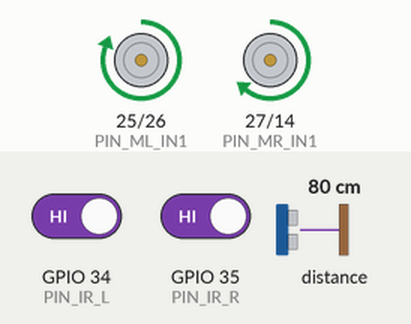
This sketch was run on a simulated ESP32. Parts: motor-driver pin pairs drawn as motors (green arrow = first pin HIGH = forward, orange = second pin HIGH = backward, longer = more drive). The test bench sets the inputs (shaded band); at power-on: distance to the obstacle 80 cm, GPIO 34 (PIN_IR_L) HIGH, GPIO 35 (PIN_IR_R) HIGH. Random numbers use the default seed unless the sketch sets one.

Above: at 1.2 s.
1.3 s: distance to the obstacle set to 2 cm
At 1.74 s:
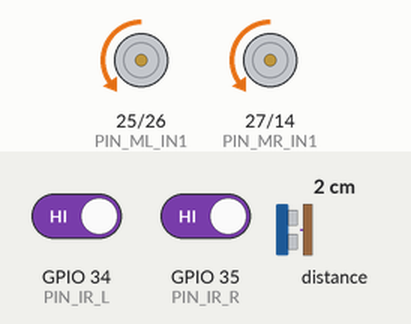
4.3 s: distance to the obstacle set to 9 cm
7.3 s: distance to the obstacle set to 12 cm
At 10.0 s:
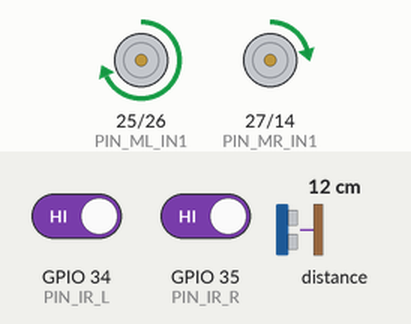
10.3 s: GPIO 34 (PIN_IR_L) driven LOW
11.8 s: GPIO 35 (PIN_IR_R) driven LOW
At 12.4 s:
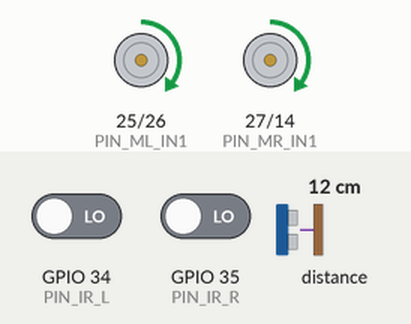
At 13.8 s:
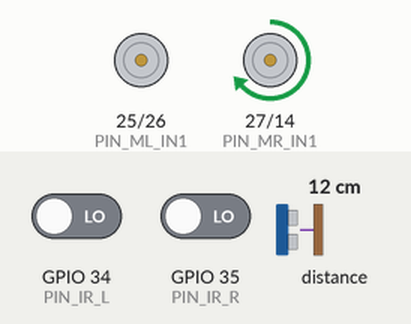
14.1 s: distance to the obstacle set to 35 cm
Timing chart, 0 to 24.4 s (numbered marks = the images above; inputs shaded):
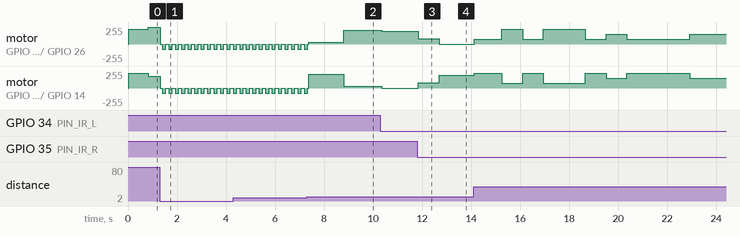

The sketch:

rat.ino
```cpp
#include <Arduino.h>
#include <Wire.h>
#include <VL53L0X.h>
#include <math.h>

// ==== PIN 設定（依實際接線修改） ====
const int PIN_IR_L   = 34;   // 左邊 FC-51 OUT
const int PIN_IR_R   = 35;   // 右邊 FC-51 OUT

const int PIN_ML_IN1 = 25;   // 左馬達 IN1
const int PIN_ML_IN2 = 26;   // 左馬達 IN2
const int PIN_MR_IN1 = 27;   // 右馬達 IN1
const int PIN_MR_IN2 = 14;   // 右馬達 IN2

// ==== 幾何與安全參數 ====
const float TOF_ANGLE_RAD = 30.0 * PI / 180.0;
const float COS_TOF       = cos(TOF_ANGLE_RAD);
const float DFRONT_CM     = 5.0;   // TOF 到車頭的水平距離（自己量）

const float Di_SAFE_CM    = 10.0;  // 接近這裡開始當作「危險區」
const float Di_STOP_CM    = 4.0;   // 低於這個啟動 emergencyBrakeAndRetreat

// ==== IR 安全度計算參數（FC-51 用數位訊號） ====
// 這裡 md = 0~100，先簡單用「有偵測到 → 0；沒偵測到 → 100」
const float mdSafeValue   = 100.0; // 沒偵測到邊緣
const float mdDangerValue = 0.0;   // 偵測到邊緣 / 障礙
const float mdDiffThresh  = 8.0;   // 左右安全度差異門檻（其實只要 >0 就有差）

// ==== 速度 / 轉彎設定 ====
const int   MAX_SPEED     = 220;   // 最高速度（先不要 255，留一點 margin）
const int   MIN_SPEED     = 80;    // 最慢還在動的速度
const int   BASE_STEER    = 40;    // 基本轉彎力量
const int   EXTRA_STEER   = 70;    // 風險高時額外轉彎力量

// steerSign 更新節奏（左右差不多時，多久抽籤換一次方向）
const unsigned long STEER_UPDATE_INTERVAL_MS = 800;

// ==== 全域變數 ====
int steerSign = 0;   // -1 左, 0 直行, +1 右
unsigned long lastSteerUpdate = 0;

// 供計算 dDi 用
float Di_prev = 0.0;
bool  Di_prev_valid = false;

// TOF 物件
VL53L0X tof;

// ========== 感測器相關 ==========

// 讀 TOF 距離（cm）
float readTofDistanceCm() {
  uint16_t mm = tof.readRangeContinuousMillimeters();
  if (tof.timeoutOccurred()) {
    // 讀不到就回一個很大的值，讓程式當作「超遠 / 無障礙」
    return 200.0;
  }
  return mm / 10.0;  // 轉成 cm
}

// FC-51：讀數位值（0 or 1）
int readIrDigital(int pin) {
  return digitalRead(pin);
}

// 數位 IR → 安全度（0~100，越大越安全）
// 多數 FC-51：OUT = LOW → 有偵測 / 很近；OUT = HIGH → 安全
float mapIrDigitalToSpace(int dig) {
  if (dig == LOW) {
    // 偵測到障礙 / 地面近 → 危險
    return mdDangerValue;
  } else {
    // 沒偵測到 → 安全
    return mdSafeValue;
  }
}

// ========== 馬達底層控制 ==========

// speed: 0~255, dir: 1 前進, -1 後退, 0 停
void setMotor(int in1, int in2, int speed, int dir) {
  speed = constrain(speed, 0, 255);
  if (dir > 0) {
    analogWrite(in1, speed);
    analogWrite(in2, 0);
  } else if (dir < 0) {
    analogWrite(in1, 0);
    analogWrite(in2, speed);
  } else {
    analogWrite(in1, 0);
    analogWrite(in2, 0);
  }
}

// 快速短路煞車（Brake 模式）
void setBrakeMode() {
  // DRV8833：兩腳同電位 = brake（這裡用 LOW，也可以改 HIGH）
  digitalWrite(PIN_ML_IN1, LOW);
  digitalWrite(PIN_ML_IN2, LOW);
  digitalWrite(PIN_MR_IN1, LOW);
  digitalWrite(PIN_MR_IN2, LOW);
}

// 同方向前進的曲線運動：左右輪速度略有差異
void driveCurve(int baseSpeed, int steerSign, int steerPower) {
  int left  = baseSpeed;
  int right = baseSpeed;

  if (steerSign < 0) {        // 左轉 → 右輪快、左輪慢
    left  -= steerPower;
    right += steerPower;
  } else if (steerSign > 0) { // 右轉 → 左輪快、右輪慢
    left  += steerPower;
    right -= steerPower;
  }

  left  = constrain(left,  0, 255);
  right = constrain(right, 0, 255);

  setMotor(PIN_ML_IN1, PIN_ML_IN2, left,  1);
  setMotor(PIN_MR_IN1, PIN_MR_IN2, right, 1);
}

// 往後退（可以稍微偏向 safeDir）
void driveBackward(int speed, int safeDir) {
  int left  = speed;
  int right = speed;

  int curve = 30;  // 往安全方向微微帶一下弧度

  if (safeDir < 0) {        // 往左比較安全 → 後退時朝左偏
    left  -= curve;
    right += curve;
  } else if (safeDir > 0) { // 往右比較安全
    left  += curve;
    right -= curve;
  }

  left  = constrain(left,  0, 255);
  right = constrain(right, 0, 255);

  setMotor(PIN_ML_IN1, PIN_ML_IN2, left,  -1);
  setMotor(PIN_MR_IN1, PIN_MR_IN2, right, -1);
}

void stopMotor() {
  setMotor(PIN_ML_IN1, PIN_ML_IN2, 0, 0);
  setMotor(PIN_MR_IN1, PIN_MR_IN2, 0, 0);
}

// ========== 高速狀態下的「最後防線」：急煞 + 反轉拉回來 ==========

// safeDir: -1 左, 0 直退, +1 右
void emergencyBrakeAndRetreat(int safeDir) {
  // 1) 先短路煞車，咬住一點動能
  setBrakeMode();
  delay(80);   // 80ms 可調

  // 2) 再小力反轉一小段時間（直覺上的「嚇到猛退一下」）
  int backSpeed = 80;   // MAX 255 的 1/3 左右
  driveBackward(backSpeed, safeDir);
  delay(150);           // 0.15 秒

  stopMotor();
}

// ========== 方向偏好 / 中線保持 ==========

// 依 mdL / mdR + 隨機，更新 steerSign
void updateSteerSign(float mdL, float mdR) {
  float diff = mdR - mdL;  // >0 表示右邊比較安全

  if (fabs(diff) > mdDiffThresh) {
    // 很明顯哪邊較安全，就長期往那邊彎
    steerSign = (diff > 0) ? +1 : -1;
  } else {
    // 兩邊差不多 → 偶爾抽籤換方向，避免軌跡太死
    unsigned long now = millis();
    if (now - lastSteerUpdate > STEER_UPDATE_INTERVAL_MS) {
      int r = random(-1, 2); // -1, 0, 1
      steerSign = r;
      lastSteerUpdate = now;
    }
  }
}

// ========== setup / loop ==========

void setup() {
  Serial.begin(115200);

  pinMode(PIN_IR_L, INPUT);   // FC-51 OUT，預設板上有拉電阻，一般不用 PULLUP
  pinMode(PIN_IR_R, INPUT);

  pinMode(PIN_ML_IN1, OUTPUT);
  pinMode(PIN_ML_IN2, OUTPUT);
  pinMode(PIN_MR_IN1, OUTPUT);
  pinMode(PIN_MR_IN2, OUTPUT);

  Wire.begin();          // ESP32 I2C 啟動
  tof.setTimeout(500);
  if (!tof.init()) {
    Serial.println("Failed to detect and initialize VL53L0X!");
    while (1) { delay(100); }
  }
  tof.startContinuous(); // 連續量測模式

  randomSeed(analogRead(PIN_IR_L));
  stopMotor();
}

void loop() {
  // 1. 讀感測器
  float tofDist = readTofDistanceCm();
  int   irLVal  = readIrDigital(PIN_IR_L);
  int   irRVal  = readIrDigital(PIN_IR_R);

  float Di  = tofDist * COS_TOF - DFRONT_CM;        // 正前方可行距離估計
  float mdL = mapIrDigitalToSpace(irLVal);          // 左側安全度 0~100
  float mdR = mapIrDigitalToSpace(irRVal);          // 右側安全度 0~100

  // 初始化上一輪 Di
  if (!Di_prev_valid) {
    Di_prev = Di;
    Di_prev_valid = true;
  }

  // 2. 計算風險值 risk（0~1）
  float risk = 0.0;

  // 2-1 前方距離風險：Di < 20 才開始算
  if (Di < 20.0) {
    risk += (20.0 - Di) / 20.0;   // Di=20 → +0, Di=0 → +1
  }

  // 2-2 左右邊緣風險（取比較危險的那一邊）
  float mdMin = (mdL < mdR) ? mdL : mdR;
  float edgeRisk = (100.0 - mdMin) / 100.0;   // mdMin=100 → 0, mdMin=0 → 1
  risk += 0.5 * edgeRisk;                     // 權重 0.5，可調

  // 2-3 距離變化率風險：高速衝向邊緣時提前收油
  float dDi = Di - Di_prev;   // 單位 ≈ 每次 loop 的 cm 差
  if (dDi < -3.0) {           // 這次比上次少 >3cm，代表衝很快
    risk += 0.5;              // 再加一點風險
  }
  Di_prev = Di;

  // 2-4 限制 risk 在 0~1
  if (risk < 0.0) risk = 0.0;
  if (risk > 1.0) risk = 1.0;

  // 3. 更新轉向偏好（目標：長期讓車跑在桌面中間）
  updateSteerSign(mdL, mdR);

  // 4. 緊急保護：最後防線（Di 很小時直接急煞 + 後退）
  if (Di <= Di_STOP_CM) {
    int safeDir = 0;
    if (mdL > mdR + mdDiffThresh) safeDir = -1;     // 左邊安全 → 往左退
    else if (mdR > mdL + mdDiffThresh) safeDir = 1; // 右邊安全 → 往右退

    emergencyBrakeAndRetreat(safeDir);
    return;   // 這圈 loop 到此為止，下一圈再重來
  }

  // 5. 用 risk 算速度：risk=0 → full, risk=1 → min
  int speed = MIN_SPEED + (int)((1.0 - risk) * (MAX_SPEED - MIN_SPEED));

  // 6. 用 risk 調整轉彎力量：越危險 → 轉彎越兇
  int steerPower = BASE_STEER + (int)(EXTRA_STEER * risk);

  // 7. 根據目前的 steerSign + speed + steerPower 開車
  driveCurve(speed, steerSign, steerPower);

  // Debug 先打開看數據，調完再關
  /*
  Serial.print("Di="); Serial.print(Di);
  Serial.print(" risk="); Serial.print(risk);
  Serial.print(" mdL="); Serial.print(mdL);
  Serial.print(" mdR="); Serial.print(mdR);
  Serial.print(" steer="); Serial.print(steerSign);
  Serial.print(" speed="); Serial.println(speed);
  */

  delay(20);  // 約 50Hz 更新
}
```

Measured:
- the behaviour switches between 10 and 11 cm on distance to the obstacle (found by bisection; images 1 and 2)
- after the input at 11.8 s, motor on GPIO 25 (PIN_ML_IN1) / GPIO 26 (PIN_ML_IN2): forward 190/255 → forward 80/255 at once, → stopped 0.85 s later; motor on GPIO 27 (PIN_MR_IN1) / GPIO 14 (PIN_MR_IN2): stopped → forward 80/255 at once, → forward 190/255 0.85 s later
